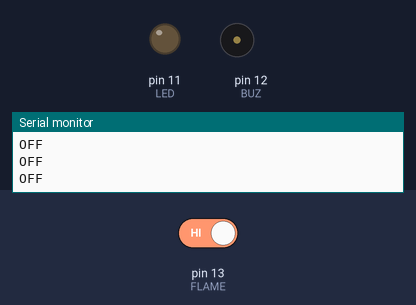
Bench run of a sketch on a simulated Arduino Uno, built with avr-gcc and run on an emulated ATmega328P. On the bench: output pins drawn as LEDs (lit = HIGH), buzzer (waves = sounding), the last lines printed to the serial monitor. The test bench sets the inputs (shaded band); at power-on: pin 13 (FLAME) HIGH.

Above: at 2.8 s.
2.9 s: pin 13 (FLAME) driven LOW
At 3.05 s:
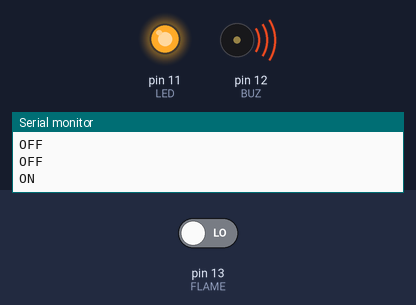
At 3.8 s:
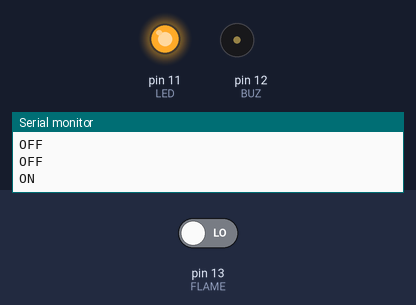
Timing chart, 0 to 12.4 s (numbered marks = the images above; inputs shaded):
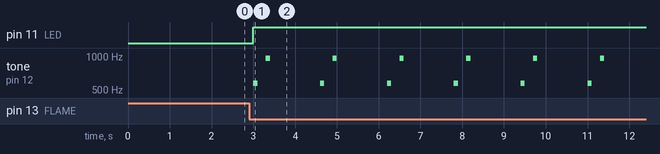

Measured:
- after the input at 2.9 s, pin 11 (LED): LOW → HIGH after 0.10 s; tone on pin 12 (BUZ): silent → 576 Hz after 0.10 s, then repeats every 1.6 s: silent 0.20 s, 960 Hz 0.10 s, silent 1.2 s, 576 Hz 0.10 s

The sketch:

Buz_andLEDflame.ino
```cpp
#define LED 11
#define FLAME 13
#define BUZ 12
#define RE 288
#define TI 480
int state = 0;
int music[] = {RE,TI};

void setup() {
  pinMode(LED, OUTPUT);
  pinMode(FLAME, INPUT);
  Serial.begin(9600);
  digitalWrite(LED, LOW);
}

void loop() {
  state = digitalRead(FLAME);

  if(state == 0)
  {
    Serial.println("ON");
    digitalWrite(LED, HIGH);
    music_play();
  }
  else
  {
    Serial.println("OFF");
    digitalWrite(LED, LOW);
  }
  delay(1000);
}

void music_play()
{
    for(int i =0; i<sizeof(music)/sizeof(int);i++)
    {
      tone(BUZ, music[i]*2, 100);
      delay(300);
    }
}
```
